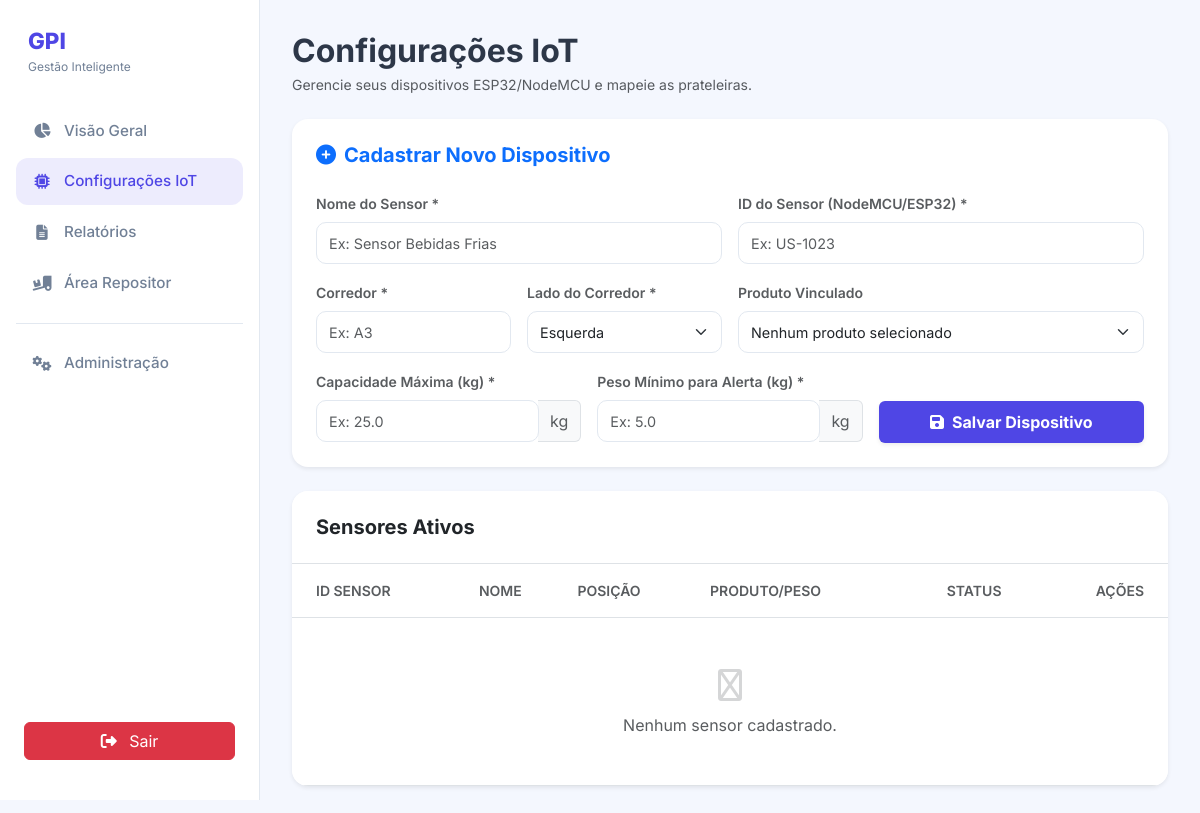
/roteador.php?controller=Sensor&action=index (signed in), run on an earlier commit of the app's database.
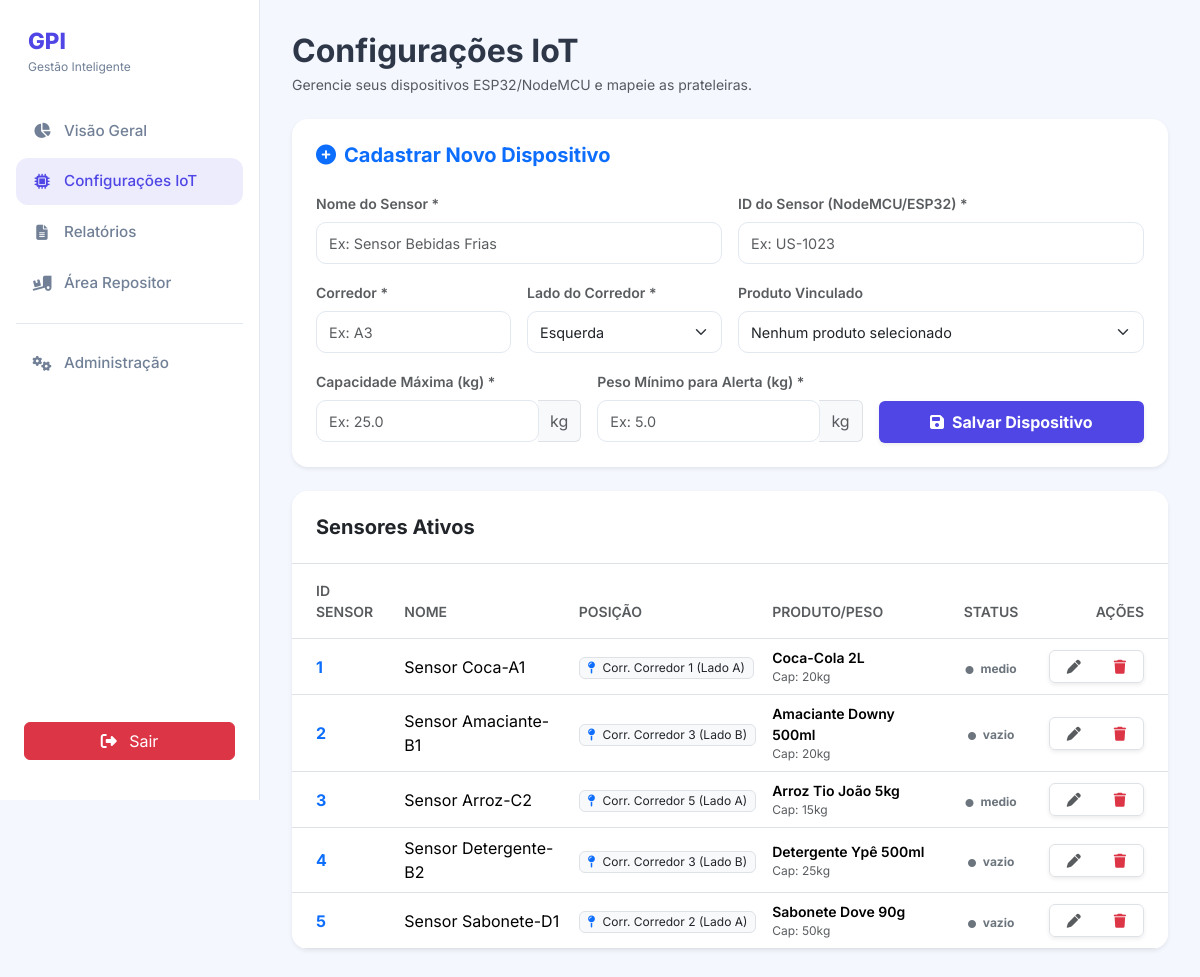
And on a later commit of the database.
### tables this page shows
CREATE TABLE sensor (
    id INT PRIMARY KEY NOT NULL AUTO_INCREMENT,
    nome VARCHAR(120) NOT NULL,
    corredor VARCHAR(120) NOT NULL,
    lado VARCHAR(120) NOT NULL,
    peso_atual DECIMAL(10,3) NOT NULL DEFAULT 0,
    capacidade_maxima INT NOT NULL DEFAULT 20,
    minimo_reposicao INT NOT NULL DEFAULT 5,
    ultima_atualizacao DATETIME NOT NULL DEFAULT CURRENT_TIMESTAMP ON UPDATE CURRENT_TIMESTAMP,
    id_produto INT NOT NULL,
    status VARCHAR(20) NOT NULL,
    FOREIGN KEY (id_produto) REFERENCES produtos(id)
);

CREATE TABLE produtos (
    id INT PRIMARY KEY NOT NULL AUTO_INCREMENT,
    nome VARCHAR(120) NOT NULL,
    peso_unitario DECIMAL(10,3) NOT NULL,
    id_categoria INT,
    FOREIGN KEY (id_categoria) REFERENCES categorias(id)
);

### controller/SensorController.php (called while the page is built, shortened)
<?php
class SensorController {
    private $sensorDAO;
    public function __construct() {
        $this->sensorDAO = new SensorDAO();
    }
    public function index() {
        try {
            $sensores = $this->sensorDAO->listarTodos();
            require_once __DIR__ . '/../view/config-iot.php';
        } catch (Exception $e) {
            die("Erro ao carregar sensores: " . $e->getMessage());
        }
    }
}

### autoload.php (called while the page is built, shortened)
<?php
spl_autoload_register(function ($classe) {
    $pastas = ['controller', 'model', 'dao'];
    foreach ($pastas as $pasta) {
        $arquivo = __DIR__ . DIRECTORY_SEPARATOR . $pasta . DIRECTORY_SEPARATOR . $classe . '.php';
        if (file_exists($arquivo)) {
            return;
        }
    }
});

### DAO/Conexao.php (called while the page is built)
<?php
class Conexao {
    private static $instance;
    public static function getConn() {
        if (!isset(self::$instance)) {
            try {
                self::$instance = new PDO("mysql:host=localhost;port=3306;dbname=gpi;charset=utf8", "root", "");
                self::$instance->setAttribute(PDO::ATTR_ERRMODE, PDO::ERRMODE_EXCEPTION);
            } catch (PDOException $e) {
                die("Erro de conexão com o banco de dados: " . $e->getMessage());
            }
        }
        return self::$instance;
    }
}

### DAO/SensorDAO.php (called while the page is built, shortened)
<?php
class SensorDAO {
    private $conexao;
    public function __construct() {
        $this->conexao = Conexao::getConn();
    }
    public function listarTodos() {
    try {
        $sql = "SELECT s.id AS sensor_id, s.nome AS sensor_nome, s.corredor, s.lado,
                       s.peso_atual, s.capacidade_maxima, s.minimo_reposicao, s.status AS sensor_status,
                       p.id AS produto_id, p.nome AS produto_nome, p.peso_unitario,
                       c.id AS categoria_id, c.nome AS categoria_nome
                FROM sensor s
                JOIN produtos p ON s.id_produto = p.id
                JOIN categorias c ON p.id_categoria = c.id";
        $stmt = $this->conexao->query($sql);
        $sensores = [];
        while ($row = $stmt->fetch(PDO::FETCH_ASSOC)) {
            $categoria = new Categoria();
            $categoria->setId($row['categoria_id']);
            $categoria->setNome($row['categoria_nome']);
            $produto = new Produto();
            $produto->setId($row['produto_id']);
            $produto->setNome($row['produto_nome']);
            $produto->setPesoUnitario($row['peso_unitario']);
            $produto->setCategoria($categoria);
            $sensor = new Sensor();
            $sensor->setId($row['sensor_id']);
            $sensor->setNome($row['sensor_nome']);
            $sensor->setCorredor($row['corredor']);
            $sensor->setLado($row['lado']);
            $sensor->setPesoAtual($row['peso_atual']);
            $sensor->setCapacidadeMaxima($row['capacidade_maxima']);
            $sensor->setMinimoReposicao($row['minimo_reposicao']);
            $sensor->setProduto($produto);
            $sensor->setStatus($row['sensor_status']);
            $sensores[] = $sensor;
        }
        return $sensores;
    } catch (PDOException $e) {
        throw new Exception("Erro ao listar sensores: " . $e->getMessage());
    }
}
}

### model/Sensor.php (called while the page is built, shortened)
<?php
class Sensor {
    private $id;
    private $nome;
    private $corredor;
    private $lado;
    private $pesoAtual;
    private $capacidadeMaxima;
    private $minimoReposicao;
    private $produto;
    public function getQuantidadeAtual() {
        return floor($this->pesoAtual / $this->produto->getPesoUnitario());
    }
    public function getPorcentagemEstoque() {
        $atual = $this->getQuantidadeAtual();
        $porcentagem = ($atual / $this->capacidadeMaxima) * 100;
        return ($porcentagem > 100) ? 100 : round($porcentagem, 1);
    }
    public function precisaRepoiscao() {
        return $this->getQuantidadeAtual() <= $this->minimoReposicao;
    }
    public function getId() {
        return $this->id;
    }
    public function setId($id) {
        $this->id = $id;
    }
    public function getNome() {
        return $this->nome;
    }
    public function setNome($nome) {
        $this->nome = $nome;
    }
    public function getCorredor() {
        return $this->corredor;
    }
    public function setCorredor($corredor) {
        $this->corredor = $corredor;
    }
    public function getLado() {
        return $this->lado;
    }
    public function setLado($lado) {
        $this->lado = $lado;
    }
    public function setPesoAtual($pesoAtual) {
        $this->pesoAtual = $pesoAtual;
    }
    public function getCapacidadeMaxima() {
        return $this->capacidadeMaxima;
    }
    public function setCapacidadeMaxima($capacidadeMaxima) {
        $this->capacidadeMaxima = $capacidadeMaxima;
    }
    public function setMinimoReposicao($minimoReposicao) {
        $this->minimoReposicao = $minimoReposicao;
    }
    public function getProduto() {
        return $this->produto;
    }
    public function setProduto(Produto $produto) {
        $this->produto = $produto;
    }
    public function getStatus() {
        if ($this->precisaRepoiscao()) {
            return 'vazio';
        } elseif ($this->getPorcentagemEstoque() >= 80) {
            return 'cheio';
        } else {
            return 'medio';
        }
    }
}

### model/Produto.php (called while the page is built, shortened)
<?php
class Produto {
    private $nome;
    private $peso_unitario;
    public function getNome() {
        return $this->nome;
    }
    public function getPesoUnitario() {
        return $this->peso_unitario;
    }
    public function setNome($nome) {
        $this->nome = $nome;
    }
    public function setPesoUnitario($peso_unitario) {
        $this->peso_unitario = $peso_unitario;
    }
}

### view/config-iot.php (the view, shortened to what the rows shown need)
<!DOCTYPE html>
<html lang="pt-BR">
<head>
    <link rel="stylesheet" href="https://cdnjs.cloudflare.com/ajax/libs/font-awesome/6.4.2/css/all.min.css">
    <link href="https://cdn.jsdelivr.net/npm/bootstrap@5.3.2/dist/css/bootstrap.min.css" rel="stylesheet">
    <link rel="stylesheet" href="style.css" />
</head>
<body>
    <div class="app">
        <main class="content">
            <header class="header mb-4">
                <div>
                    <h1 class="fw-bold h2 mb-1">Configurações IoT</h1>
                </div>
            </header>
            <section>
                <section class="card border-0 shadow-sm mb-4 p-4">
                    <h2 class="h5 fw-bold mb-4 text-primary"><i class="fa-solid fa-plus-circle me-2"></i>Cadastrar Novo Dispositivo</h2>
                </section>
                <section class="card border-0 shadow-sm p-0 overflow-hidden">
                    <div class="p-4 bg-white border-bottom">
                        <h2 class="h5 fw-bold mb-0">Sensores Ativos</h2>
                    </div>
                    <div class="table-responsive">
                        <table class="table table-hover align-middle mb-0">
                            <thead class="bg-light">
                                <tr>
                                    <th class="ps-4 py-3 text-muted fw-semibold small">ID SENSOR</th>
                                    <th class="py-3 text-muted fw-semibold small">NOME</th>
                                    <th class="py-3 text-muted fw-semibold small">POSIÇÃO</th>
                                    <th class="py-3 text-muted fw-semibold small">PRODUTO/PESO</th>
                                    <th class="py-3 text-muted fw-semibold small text-center">STATUS</th>
                                    <th class="py-3 text-muted fw-semibold small text-end pe-4">AÇÕES</th>
                                </tr>
                            </thead>
                            <tbody>
                                <?php if (empty($sensores)): ?>
                                    <tr>
                                        <td colspan="6" class="text-center py-5 text-muted italic">
                                            <i class="fa-solid fa-inbox d-block mb-2 h2 opacity-25"></i>
                                            Nenhum sensor cadastrado.
                                        </td>
                                    </tr>
                                <?php else: ?>
                                    <?php foreach ($sensores as $sensor): ?>
                                        <tr>
                                            <td class="ps-4 fw-bold text-primary"><?= htmlspecialchars($sensor->getId()) ?></td>
                                            <td><?= htmlspecialchars($sensor->getNome()) ?></td>
                                            <td>
                                                <span class="badge bg-light text-dark border fw-normal">
                                                    <i class="fa-solid fa-map-pin me-1 text-primary"></i>
                                                    Corr. <?= htmlspecialchars($sensor->getCorredor()) ?> (<?= htmlspecialchars($sensor->getLado()) ?>)
                                                </span>
                                            </td>
                                            <td>
                                                <div class="small fw-semibold"><?= htmlspecialchars($sensor->getProduto()->getNome()) ?></div>
                                                <div class="text-muted" style="font-size: 0.75rem;">Cap: <?= htmlspecialchars($sensor->getCapacidadeMaxima()) ?>kg</div>
                                            </td>
                                            <td class="text-center">
                                                <span class="badge rounded-pill <?= $sensor->getStatus() === 'Ativo' ? 'bg-success-light text-success' : 'bg-secondary-light text-secondary' ?> px-3">
                                                    <i class="fa-solid fa-circle me-1" style="font-size: 0.5rem;"></i> <?= htmlspecialchars($sensor->getStatus()) ?>
                                                </span>
                                            </td>
                                            <td class="text-end pe-4">
                                                <div class="btn-group shadow-sm border rounded">
                                                    <button class="btn btn-white btn-sm px-3" title="Editar"><i class="fa-solid fa-pen text-muted"></i></button>
                                                    <button class="btn btn-white btn-sm px-3" title="Remover"><i class="fa-solid fa-trash text-danger"></i></button>
                                                </div>
                                            </td>
                                        </tr>
                                    <?php endforeach; ?>
                                <?php endif; ?>
                            </tbody>
                        </table>
                    </div>
                </section>
            </section>
        </main>
    </div>
</body>
</html>

What changed in the data, as far as the page shows it:
added sensor: id "1", nome "Sensor Coca-A1", corredor "Corredor 1", lado "Lado A", id_produto.nome "Coca-Cola 2L", capacidade_maxima "20", $sensor->getStatus() "medio"
added sensor: id "2", nome "Sensor Amaciante-B1", corredor "Corredor 3", lado "Lado B", id_produto.nome "Amaciante Downy 500ml", capacidade_maxima "20", $sensor->getStatus() "vazio"
added sensor: id "3", nome "Sensor Arroz-C2", corredor "Corredor 5", lado "Lado A", id_produto.nome "Arroz Tio João 5kg", capacidade_maxima "15", $sensor->getStatus() "medio"
added sensor: id "4", nome "Sensor Detergente-B2", corredor "Corredor 3", lado "Lado B", id_produto.nome "Detergente Ypê 500ml", capacidade_maxima "25", $sensor->getStatus() "vazio"
added sensor: id "5", nome "Sensor Sabonete-D1", corredor "Corredor 2", lado "Lado A", id_produto.nome "Sabonete Dove 90g", capacidade_maxima "50", $sensor->getStatus() "vazio"
Also different on the page:
text no longer shown: "Nenhum sensor cadastrado."
